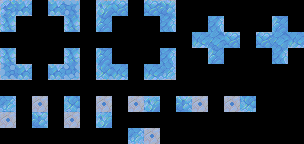

A level layout from a 2D game, rendered from its tile map. Below: a short description, then the map file with tile-grid data replaced by summaries:
An orthogonal 19x9 tile map with 16x16 px tiles, 4 tile layers (regions_input, regions_output, input_Floor, output_Floor), 5 tilesets.

<map version="1.0" orientation="orthogonal" width="19" height="9" tilewidth="16" tileheight="16">
 <tileset firstgid="1" name="ground" tilewidth="16" tileheight="16">
  <image source="../assets/tileset-ground.png" width="48" height="16" />
 </tileset>
 <tileset firstgid="4" name="misc" tilewidth="16" tileheight="16">
  <image source="../assets/tileset-misc.png" width="64" height="16" />
  <tile id="3">
   <properties>
    <property name="goal" value="true" />
   </properties>
  </tile>
 </tileset>
 <tileset firstgid="8" name="pushblocks" tilewidth="16" tileheight="16">
  <image source="../assets/tileset-pushblocks.png" width="48" height="16" />
  <tile id="1">
   <properties>
    <property name="goal" value="true" />
    <property name="sprite" value="assets/frozen.sprite" />
   </properties>
  </tile>
 </tileset>
 <tileset firstgid="11" name="rocks" tilewidth="16" tileheight="16">
  <properties>
   <property name="collision" value="true" />
  </properties>
  <image source="../assets/tileset-rocks.png" width="256" height="48" />
 </tileset>
 <tileset firstgid="59" name="slippery" tilewidth="16" tileheight="16">
  <properties>
   <property name="slippery_block" value="true" />
   <property name="slippery_player" value="true" />
  </properties>
  <image source="../assets/tileset-slippery.png" width="256" height="48" />
 </tileset>
 <layer name="regions_input" width="19" height="9">
  <properties>
   <property name="DeleteTiles" value="1" />
  </properties>
  <data>[171 cells, 40 non-empty, 1 distinct tile ids]</data>
 </layer>
 <layer name="regions_output" width="19" height="9">
  <properties>
   <property name="DeleteTiles" value="1" />
  </properties>
  <data>[171 cells, 26 non-empty, 1 distinct tile ids]</data>
 </layer>
 <layer name="input_Floor" width="19" height="9">
  <properties>
   <property name="DeleteTiles" value="1" />
  </properties>
  <data>[171 cells, 40 non-empty, 7 distinct tile ids]</data>
 </layer>
 <layer name="output_Floor" width="19" height="9">
  <properties>
   <property name="DeleteTiles" value="1" />
  </properties>
  <data>[171 cells, 18 non-empty, 9 distinct tile ids]</data>
 </layer>
</map>
